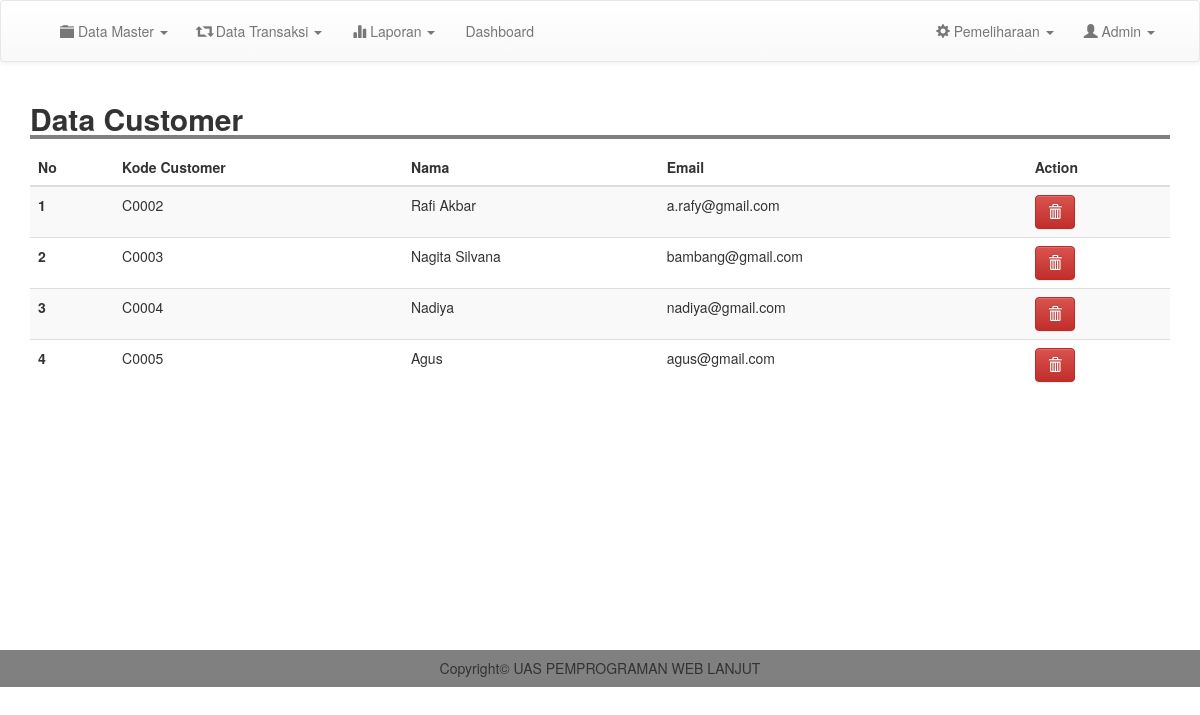
The app's page /admin/m_customer.php (signed in) with its own data.
### tables this page shows
CREATE TABLE `customer` (
  `kode_customer` varchar(100) NOT NULL,
  `nama` varchar(100) NOT NULL,
  `email` varchar(100) NOT NULL,
  `username` varchar(100) NOT NULL,
  `password` varchar(100) NOT NULL,
  `telp` varchar(200) NOT NULL
);

### admin/m_customer.php (the view, shortened to what this page needs)
<?php
include 'header.php';
?>
<div class="container">
	<h2 style=" width: 100%; border-bottom: 4px solid gray"><b>Data Customer</b></h2>
	<table class="table table-striped">
		<thead>
			<tr>
				<th scope="col">No</th>
				<th scope="col">Kode Customer</th>
				<th scope="col">Nama</th>
				<th scope="col">Email</th>
				<th scope="col">Action</th>
			</tr>
		</thead>
		<tbody>
			<?php
			$result = mysqli_query($conn, "SELECT * FROM customer order by kode_customer asc");
			$no =1;
			while ($row = mysqli_fetch_assoc($result)) {
				?>
				<tr>
					<th scope="row"><?php echo $no; ?></th>
					<td><?= $row['kode_customer'];  ?></td>
					<td><?= $row['nama'];  ?></td>
					<td><?= $row['email'];  ?></td>
					<td><a href="m_customer.php?kode=<?php echo $row['kode_customer'];?>&page=del" class="btn btn-danger" onclick="return confirm('Yakin Ingin Menghapus Data ?')"><i class="glyphicon glyphicon-trash"></i> </a></td>
				</tr>
				<?php
				$no++;
			}
			?>
		</tbody>
	</table>
</div>
<br>
<br>
<br>
<br>
<br>
<br>
<br>
<br>
<br>
<br>
<br>
<br>
<?php
include 'footer.php';
?>

### css/style.css (style rules this page uses)
body { margin:0; padding: 0; }

### records on screen
customer: kode_customer "C0002", nama "Rafi Akbar", email "a.rafy@gmail.com"
customer: kode_customer "C0003", nama "Nagita Silvana", email "bambang@gmail.com"
customer: kode_customer "C0004", nama "Nadiya", email "nadiya@gmail.com"
customer: kode_customer "C0005", nama "Agus", email "agus@gmail.com"
